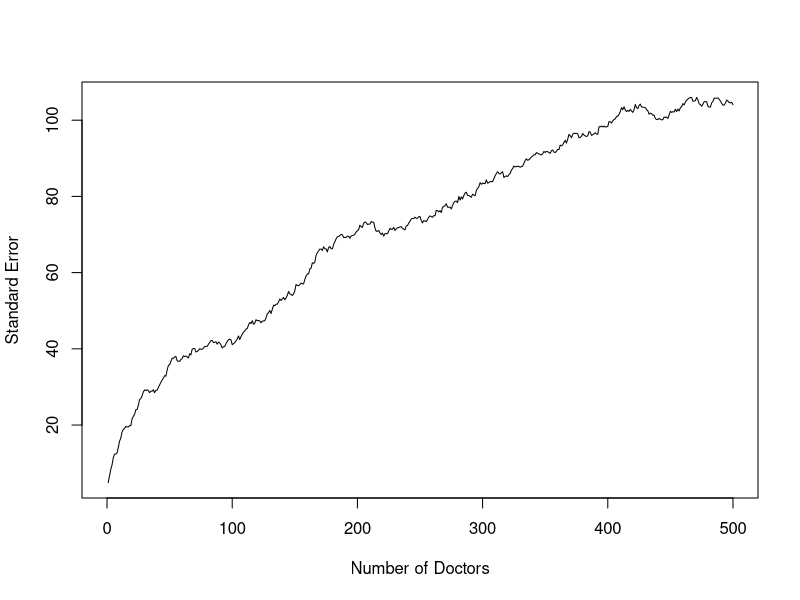

The R source for this figure:
#Create a function which returns the standard error for a different
#number of doctors using the replicate weights with the mean of 1 
#and width of 1/5.

SEcalc <- function(no_doc){
           repdoc <- rep(NA, 80)
 
           for (i in 1:80){
                       set.seed(i)
                       repdoc[i] <- sum(rnorm(no_doc,1,2.5))  
               }
   
            differencesq <- (repdoc - no_doc)^2
            SE <- sqrt(4/80 * sum(differencesq))
            rm(repdoc,differencesq)
            SE
}

#Get SEs for a different number of docs using the function above.
#Number of docs will range from 1 to 500

doctors <- 1:500
SEresult <- rep(NA,500)

for (i in doctors){
        SEresult[i] <- SEcalc(i)
}

SEdoc <- data.frame(doctors, SEresult)
plot(doctors, SEresult,col="1",xlim=c(0,500),type="l",
     xlab="Number of Doctors",ylab="Standard Error")
